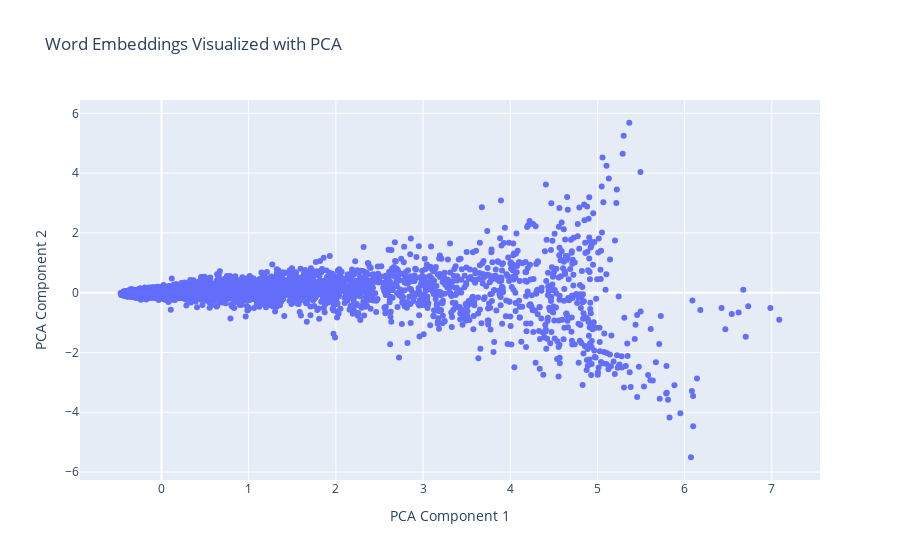

This figure's notebook cell:
### Code cell
# fit a 2d PCA model to the vectors
X = model.wv[words]
pca = PCA(n_components=2)
result = pca.fit_transform(X)
# # create a scatter plot of the projection
# pyplot.scatter(result[:, 0], result[:, 1])
# for i, word in enumerate(words):
#     pyplot.annotate(word, xy=(result[i, 0], result[i, 1]))
# pyplot.show()


# Create a DataFrame for convenience
df1 = pd.DataFrame(result, columns=['x', 'y'])
df1['word'] = words

# Create a scatter plot
fig = go.Figure(data=go.Scatter(x=df1['x'], y=df1['y'], text=df1['word'], mode='markers', hoverinfo='text'))

# Update layout for better readability
fig.update_layout(title='Word Embeddings Visualized with PCA', xaxis_title='PCA Component 1', yaxis_title='PCA Component 2')

# Show the plot
fig.show()

### Figure 1 — Plotly figure (JSON) as saved in the notebook; plotly's stock layout.template omitted (floating-point values rounded to 4 significant figures; data arrays with more than 128 entries replaced by an {"elided": "..."} marker saying what was removed)
{"data": [{"hoverinfo": "text", "mode": "markers", "text": {"elided": "21963 str values"}, "type": "scatter", "x": {"elided": "21963 float values"}, "y": {"elided": "21963 float values"}}], "layout": {"title": {"text": "Word Embeddings Visualized with PCA"}, "xaxis": {"title": {"text": "PCA Component 1"}}, "yaxis": {"title": {"text": "PCA Component 2"}}}}
